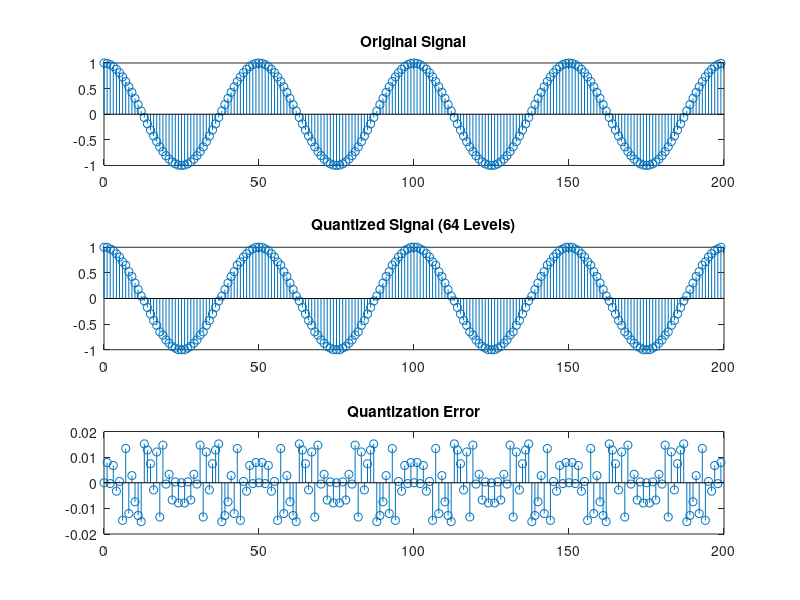

Here is the MATLAB script that generated this plot:
% Rounding to 64 levels. Plot the signals x (n), xq (n) and eq (n) and also compute the corresponding SQNR

n = 0:199;
f = 1/50;
N = 200;

% Original signal
x = cos(2*pi*f*n);

% Rounding to 64 levels
L = 64;
Xmax = 1;
Xmin = -1;
Delta = (Xmax-Xmin)/(L-1);

xq = round((x-Xmin)/Delta)*Delta + Xmin;
eq = xq-x;

% Plot
figure;
subplot(3,1,1);
stem(n,x);
title('Original Signal');

subplot(3,1,2);
stem(n,xq);
title('Quantized Signal (64 Levels)');

subplot(3,1,3);
stem(n,eq);
title('Quantization Error');

% SQNR
Px = (1/N)*sum(x.^2);
Pq = (1/N)*sum(eq.^2);
SQNR = 10*log10(Px/Pq);

fprintf('Px = %.6f\n',Px);
fprintf('Pq = %.6f\n',Pq);
fprintf('SQNR = %.6f dB\n',SQNR);
